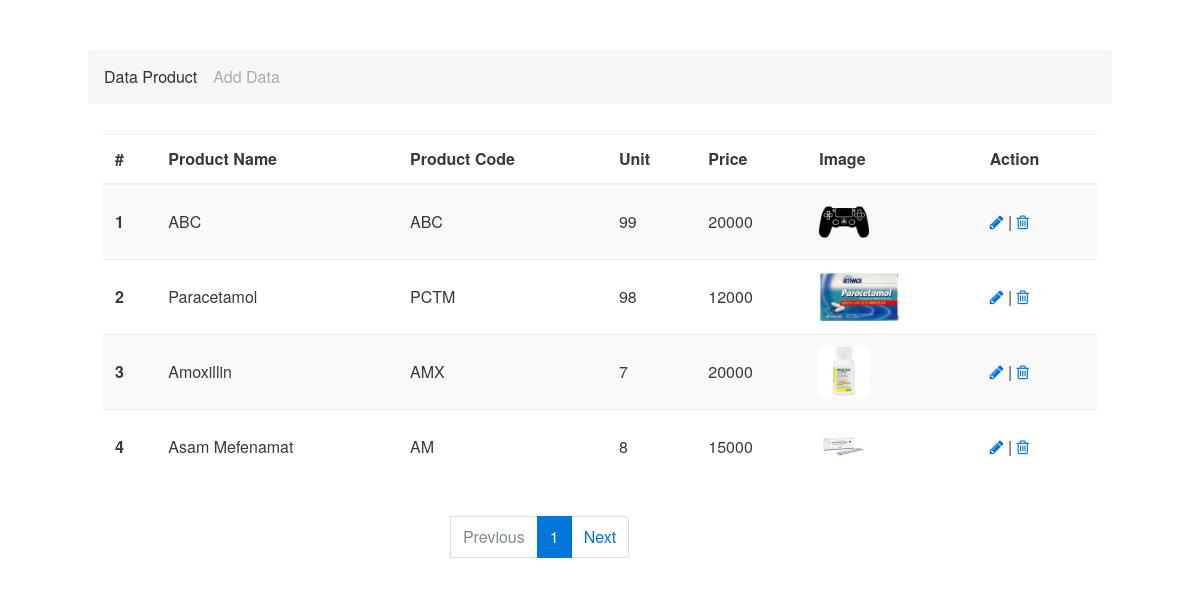
Page /admin/admin/product/index1.php on the committed database.
### tables this page shows
CREATE TABLE `products` (
  `id` int(11) NOT NULL,
  `product_code` varchar(60) NOT NULL,
  `product_name` varchar(60) NOT NULL,
  `product_desc` tinytext NOT NULL,
  `product_img_name` varchar(60) NOT NULL,
  `qty` int(5) NOT NULL,
  `price` int(20) NOT NULL
);

### admin/admin/product/read.php (the view, shortened to what this page needs)
<table class="table table-striped">
    <thead>
      <tr>
        <th>#</th>
        <th>Product Name</th>
        <th>Product Code</th>
        <th>Unit</th>
        <th>Price</th>
        <th>Image</th>
        <th>Action</th>
      </tr>
    </thead>
    <tbody>
    <?php
      $mahasiswa=$mysqli->query("SELECT * FROM products");
      while($m=mysqli_fetch_array($mahasiswa)){
    ?>
    <?php
      include"paging.php";
      $p   = new paging_mahasiswa;
      $batas  = 5;
      $posisi = $p->cariPosisi($batas);
      $mahasiswa=$mysqli->query("SELECT * FROM products
      ORDER BY id DESC LIMIT  $posisi,$batas");
      $no=0;
      while($m=mysqli_fetch_array($mahasiswa)){
      $no++;
    ?>
      <tr>
        <th scope="row"><?php echo $no;?></th>
        <td><?php echo $m['product_name']; ?></td>
        <td><?php echo $m['product_code']; ?></td>
        <td><?php echo $m['qty']; ?></td>
        <td><?php echo $m['price']; ?></td>
        <td><img src="../images/<?php echo $m['product_img_name'];?>" height="50"></td>
        <td>
         <a href="index.php?page=edit&id=<?php echo $m['id'];?>"><i class="fa fa-pencil"></i></a> |
         <a href="index.php?page=delete&id=<?php echo $m['id'];?>"><i class="fa fa-trash-o"></i></a>
        </td>
      </tr>
      <?php } ?>
    </tbody>
  </table>
<div class="halaman">
  <nav aria-label="...">
    <ul class="pagination">
    <?php } ?>
    <?php
        $jmldata     = mysqli_num_rows($mysqli->query("SELECT * FROM products"));
        $jmlhalaman  = $p->jumlahHalaman($jmldata, $batas);
        $linkHalaman = $p->navHalaman($_GET['home'], $jmlhalaman);
        echo " <li  class='page-item'> $linkHalaman </li>";
    ?>
    </ul>
  </nav>
</div>

### admin/admin/product/css/style.css (style rules this page uses)
.pagination { position: relative; left:35%; }
.table th, .table td, .table td > p { vertical-align: middle; }

### rows in the picture
products: product_name "Asam Mefenamat", product_code "AM", qty "8", price "15000", product_img_name (picture)
products: product_name "ABC", product_code "ABC", qty "99", price "20000", product_img_name (picture)
products: product_name "Paracetamol", product_code "PCTM", qty "98", price "12000", product_img_name (picture)
products: product_name "Amoxillin", product_code "AMX", qty "7", price "20000", product_img_name (picture)

### other values in the picture
$halaman_aktif "1"
